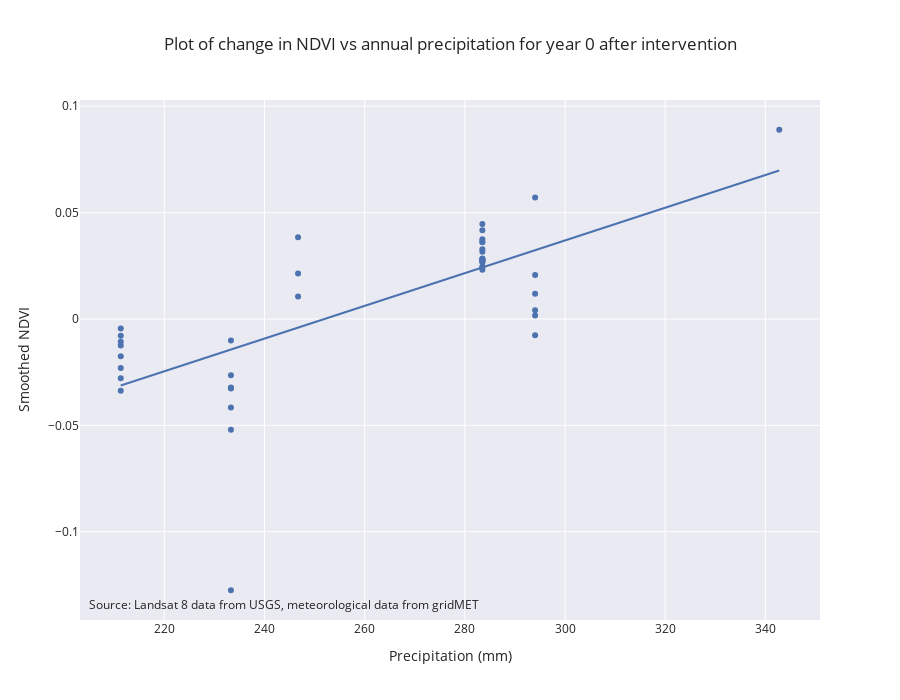

The notebook cell this image was saved under:
### Markdown cell above
### Plot of annual NDVI change vs precipitation for all seeding units for a specific intervention year

### Code cell
# # Plot of annual change in NDVI vs precipitation for a specific intervention year
year = 0
title = "Plot of change in NDVI vs annual precipitation for year " + \
    str(year) + " after intervention"

fig = px.scatter(su_ndvi_annual_change_df[su_ndvi_annual_change_df['Intervention_Year'] == year],
                 x='precip', y='NDVI_delta',
                 labels={
                     "NDVI_delta": "Smoothed NDVI",
                     "precip": "Precipitation (mm)"
},
    title=title,
    width=900, height=700,
    hover_name="SuId", hover_data=["NDVI_delta", "Year"],
    trendline="ols")

# Credit
fig.add_annotation(text="Source: Landsat 8 data from USGS, meteorological data from gridMET",
                   showarrow=False,
                   xref="paper", yref="paper",
                   x=0.01, y=0.01)

fig.update_layout(showlegend=False)
fig.show()

### Figure 1 — Plotly figure (JSON) as saved in the notebook; plotly's stock layout.template omitted (floating-point values rounded to 4 significant figures)
{"data": [{"customdata": [[0.0384, 2017], [0.01186, 2013], [-0.00759, 2013], [0.00407, 2013], [0.0571, 2013], [0.02065, 2013], [0.001666, 2013], [-0.02784, 2014], [-0.01252, 2014], [-0.004475, 2014], [-0.007878, 2014], [-0.01069, 2014], [-0.01754, 2014], [-0.02306, 2014], [-0.03369, 2014], [0.08894, 2015], [0.0214, 2017], [0.01051, 2017], [-0.01006, 2018], [-0.05205, 2018], [-0.02643, 2018], [-0.04164, 2018], [-0.03268, 2018], [-0.03216, 2018], [-0.1275, 2018], [0.02443, 2019], [0.03748, 2019], [0.02318, 2019], [0.03607, 2019], [0.02726, 2019], [0.02654, 2019], [0.02819, 2019], [0.02444, 2019], [0.02768, 2019], [0.02747, 2019], [0.02841, 2019], [0.04458, 2019], [0.03634, 2019], [0.04174, 2019], [0.02761, 2019], [0.03279, 2019], [0.0316, 2019]], "hovertemplate": "<b>%{hovertext}</b><br><br>Precipitation (mm)=%{x}<br>Smoothed NDVI=%{customdata[0]}<br>Year=%{customdata[1]}<extra></extra>", "hovertext": [172, 816, 913, 916, 1265, 1314, 1319, 1558, 1588, 1589, 1590, 1594, 1601, 1608, 1655, 2335, 2569, 2577, 2581, 2586, 2587, 2599, 2600, 2601, 2604, 2609, 2614, 2615, 2620, 2621, 2622, 2623, 2624, 2626, 2627, 2628, 2633, 2634, 2645, 2646, 2648, 2650], "legendgroup": "", "marker": {"color": "rgb(76,114,176)", "symbol": "circle"}, "mode": "markers", "name": "", "showlegend": false, "type": "scatter", "x": [246.7, 294.0, 294.0, 294.0, 294.0, 294.0, 294.0, 211.3, 211.3, 211.3, 211.3, 211.3, 211.3, 211.3, 211.3, 342.8, 246.7, 246.7, 233.3, 233.3, 233.3, 233.3, 233.3, 233.3, 233.3, 283.5, 283.5, 283.5, 283.5, 283.5, 283.5, 283.5, 283.5, 283.5, 283.5, 283.5, 283.5, 283.5, 283.5, 283.5, 283.5, 283.5], "xaxis": "x", "y": [0.0384, 0.01186, -0.00759, 0.00407, 0.0571, 0.02065, 0.001666, -0.02784, -0.01252, -0.004475, -0.007878, -0.01069, -0.01754, -0.02306, -0.03369, 0.08894, 0.0214, 0.01051, -0.01006, -0.05205, -0.02643, -0.04164, -0.03268, -0.03216, -0.1275, 0.02443, 0.03748, 0.02318, 0.03607, 0.02726, 0.02654, 0.02819, 0.02444, 0.02768, 0.02747, 0.02841, 0.04458, 0.03634, 0.04174, 0.02761, 0.03279, 0.0316], "yaxis": "y"}, {"hovertemplate": "<b>OLS trendline</b><br>NDVI_delta = 0.000768705 * precip + -0.193702<br>R<sup>2</sup>=0.509878<br><br>Precipitation (mm)=%{x}<br>Smoothed NDVI=%{y} <b>(trend)</b><extra></extra>", "legendgroup": "", "marker": {"color": "rgb(76,114,176)", "symbol": "circle"}, "mode": "lines", "name": "", "showlegend": false, "type": "scatter", "x": [211.3, 211.3, 211.3, 211.3, 211.3, 211.3, 211.3, 211.3, 233.3, 233.3, 233.3, 233.3, 233.3, 233.3, 233.3, 246.7, 246.7, 246.7, 283.5, 283.5, 283.5, 283.5, 283.5, 283.5, 283.5, 283.5, 283.5, 283.5, 283.5, 283.5, 283.5, 283.5, 283.5, 283.5, 283.5, 294.0, 294.0, 294.0, 294.0, 294.0, 294.0, 342.8], "xaxis": "x", "y": [-0.03128, -0.03128, -0.03128, -0.03128, -0.03128, -0.03128, -0.03128, -0.03128, -0.01436, -0.01436, -0.01436, -0.01436, -0.01436, -0.01436, -0.01436, -0.004063, -0.004063, -0.004063, 0.02423, 0.02423, 0.02423, 0.02423, 0.02423, 0.02423, 0.02423, 0.02423, 0.02423, 0.02423, 0.02423, 0.02423, 0.02423, 0.02423, 0.02423, 0.02423, 0.02423, 0.03232, 0.03232, 0.03232, 0.03232, 0.03232, 0.03232, 0.06979], "yaxis": "y"}], "layout": {"annotations": [{"showarrow": false, "text": "Source: Landsat 8 data from USGS, meteorological data from gridMET", "x": 0.01, "xref": "paper", "y": 0.01, "yref": "paper"}], "height": 700, "legend": {"tracegroupgap": 0}, "showlegend": false, "title": {"text": "Plot of change in NDVI vs annual precipitation for year 0 after intervention"}, "width": 900, "xaxis": {"anchor": "y", "domain": [0, 1], "title": {"text": "Precipitation (mm)"}}, "yaxis": {"anchor": "x", "domain": [0, 1], "title": {"text": "Smoothed NDVI"}}}}
